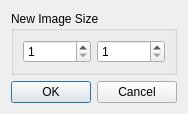
<?xml version="1.0" encoding="UTF-8"?>
<ui version="4.0">
 <class>Resize_Image_Dialog</class>
 <widget class="QDialog" name="Resize_Image_Dialog">
  <property name="geometry">
   <rect>
    <x>0</x>
    <y>0</y>
    <width>174</width>
    <height>106</height>
   </rect>
  </property>
  <property name="windowTitle">
   <string>Dialog</string>
  </property>
  <layout class="QVBoxLayout" name="verticalLayout">
   <item>
    <widget class="QGroupBox" name="groupBox">
     <property name="title">
      <string>New Image Size</string>
     </property>
     <layout class="QHBoxLayout" name="horizontalLayout">
      <item>
       <widget class="QSpinBox" name="width_spinBox">
        <property name="minimum">
         <number>1</number>
        </property>
        <property name="maximum">
         <number>9999</number>
        </property>
       </widget>
      </item>
      <item>
       <widget class="QSpinBox" name="height_spinBox">
        <property name="minimum">
         <number>1</number>
        </property>
        <property name="maximum">
         <number>9999</number>
        </property>
       </widget>
      </item>
     </layout>
    </widget>
   </item>
   <item>
    <spacer name="verticalSpacer">
     <property name="orientation">
      <enum>Qt::Vertical</enum>
     </property>
     <property name="sizeHint" stdset="0">
      <size>
       <width>20</width>
       <height>7</height>
      </size>
     </property>
    </spacer>
   </item>
   <item>
    <widget class="QDialogButtonBox" name="buttonBox">
     <property name="orientation">
      <enum>Qt::Horizontal</enum>
     </property>
     <property name="standardButtons">
      <set>QDialogButtonBox::Cancel|QDialogButtonBox::Ok</set>
     </property>
     <property name="centerButtons">
      <bool>true</bool>
     </property>
    </widget>
   </item>
  </layout>
 </widget>
 <resources/>
 <connections>
  <connection>
   <sender>buttonBox</sender>
   <signal>accepted()</signal>
   <receiver>Resize_Image_Dialog</receiver>
   <slot>accept()</slot>
   <hints>
    <hint type="sourcelabel">
     <x>248</x>
     <y>254</y>
    </hint>
    <hint type="destinationlabel">
     <x>157</x>
     <y>274</y>
    </hint>
   </hints>
  </connection>
  <connection>
   <sender>buttonBox</sender>
   <signal>rejected()</signal>
   <receiver>Resize_Image_Dialog</receiver>
   <slot>reject()</slot>
   <hints>
    <hint type="sourcelabel">
     <x>316</x>
     <y>260</y>
    </hint>
    <hint type="destinationlabel">
     <x>286</x>
     <y>274</y>
    </hint>
   </hints>
  </connection>
 </connections>
</ui>
